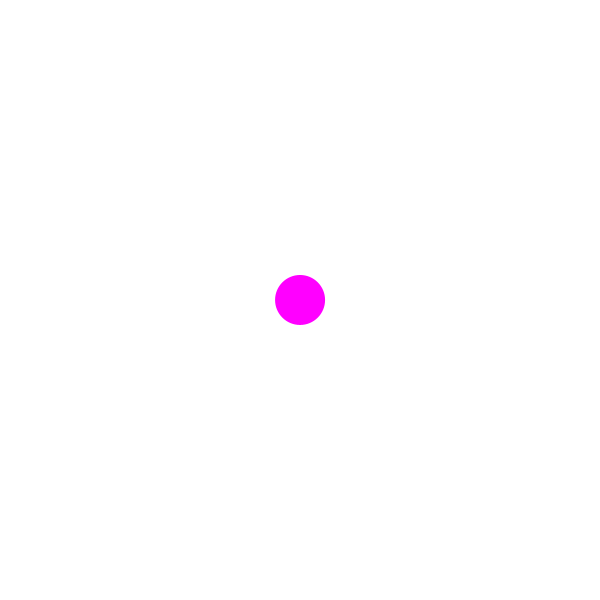
Frame 1 (no input)
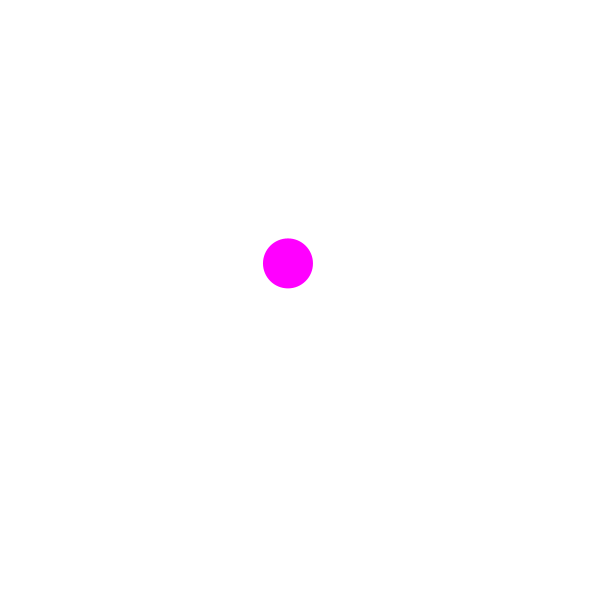
Frame 60 (the mouse pressed at the canvas centre just before this capture)
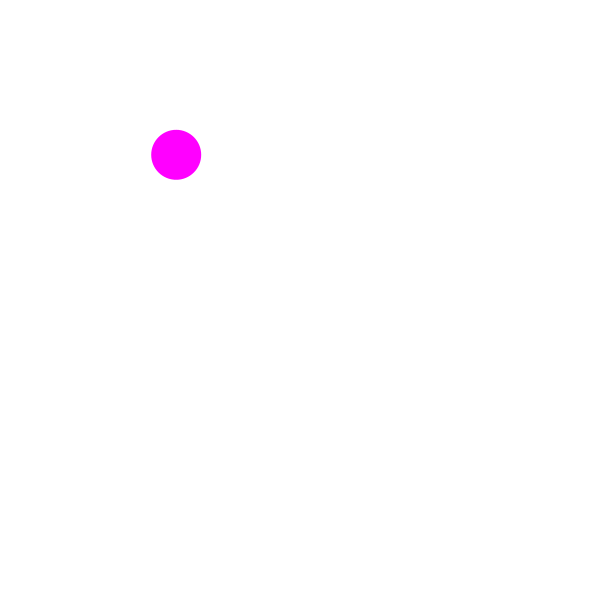
Frame 120 (the mouse held since frame 60 and released just before this capture)

The Processing sketch that drew these frames (run headless with seeded random() and noise(); from frame 60 on, the mouse is pressed at the canvas centre):

// Processing sketch: acceleration
// ── acceleration.pde
Ball ball;
float time;
void setup(){
  time = 0;
  size(600,600);
  frameRate(30);
  ball= new Ball(width/2,height/2);
}

void draw(){
  background(255);
  /*
  
  //translate(width/2,height/2);
  PVector center = new PVector(width/2,height/2);
  PVector mouse = new PVector(mouseX,mouseY);
  
  mouse.sub(center);
  
  line(center.x,center.y,center.x+mouse.x,center.y+mouse.y);
  */
  
  PVector gravity = new PVector(0,-0.02);
  ball.applyForce(gravity);
  /*
  if(mousePressed){
     PVector wind = new PVector(0.9,0);
     ball.applyForce(wind);
  }
  */
  
  float amt = noise(time);
  
  PVector wind = new PVector(map(amt,0,1,-0.3,0.3),0);
  ball.applyForce(wind);
  
  time+=0.05;
  
  ball.update();
  ball.edges();
  ball.show();
}

// ── ball.pde
class Ball{
  private PVector position;
  private PVector velocity;
  private PVector acceleration;
  
  public Ball(float x,float y){
    position = new PVector(x,y);
    velocity = new PVector(0,0);
    acceleration = new PVector(0,0);
  }
  
  public void update(){
    /*
    PVector direction = new PVector(mouseX,mouseY).sub(position);
    //acceleration = PVector.random2D();
    direction.setMag(0.4);
    acceleration = direction;
    */
    velocity.add(acceleration);
    position.add(velocity);
    acceleration.mult(0);
    //velocity.limit(5);
  }
  
  
  public void edges(){
    if (position.x > width) {
      position.x = width;
      velocity.x *= -1;
    } else if (position.x < 0) {
      velocity.x *= -1;
      position.x = 0;
    }

    if (position.y > height) {
      velocity.y *= -1;
      position.y = height;
    }
    else if(position.y<0){
      position.y = 0;
      velocity.y*=-1;
    }
      
   
  }
  
  public void show(){
    noStroke();
    fill(255,0,255);
    ellipse(position.x,position.y,50,50);
  }
  
  public void applyForce(PVector force){
    acceleration.add(force);
  }
  
  
}
